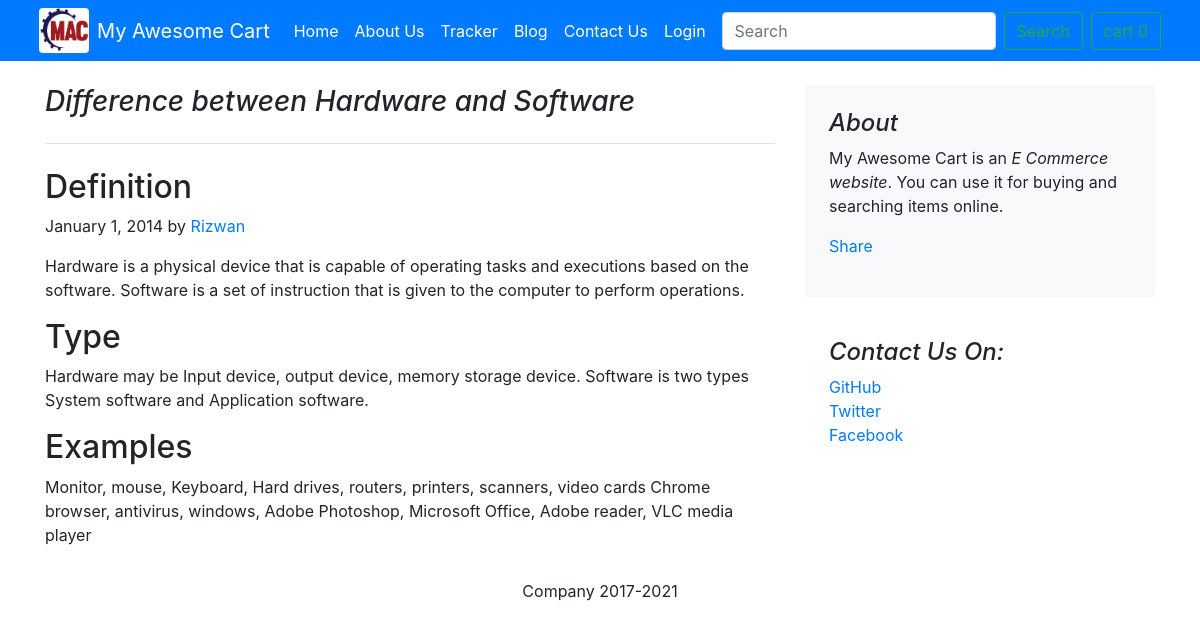
The app's page /blog/blogpost1 with its own data.
### blog/models.py (models this page shows)
class Blogpost(models.Model):
    post_id = models.AutoField(primary_key= True)
    tilte = models.CharField(max_length=50)
    head0 = models.CharField(max_length=500, default="")
    chead0 = models.CharField(max_length=5000, default="")
    head1 = models.CharField(max_length=500, default="")
    chead1 = models.CharField(max_length=5000, default="")
    head2 = models.CharField(max_length=500, default="")
    chead2 = models.CharField(max_length=5000, default="")
    pub_date = models.DateField()
    thumbnail = models.ImageField(upload_to='shop/images', default="")
    def __str__(self):
        return self.tilte

### blog/views.py (the view)
# urls.py: path('blogpost<int:myid>', views.blogpost, name='blog_post'),
def blogpost(request, myid):
    post = Blogpost.objects.filter(post_id = myid)[0]
    print(post)
    return render(request, 'blog/post.html',{'post':post})

### blog/templates/blog/post.html (shortened to what this page needs)
{%extends 'blog/basic.html'%}
{%block body%}
<div class="container">
    <div class="row mt-4">
        <div class="col-md-8 blog-main">
            <h3 class="pb-4 mb-4 font-italic border-bottom">
                {{post.tilte}}
            </h3>
            <div class="blog-post">
                <h2 class="blog-post-title">{{post.head0}}</h2>
                <p class="blog-post-meta">January 1, 2014 by <a href="#">Rizwan</a></p>
                <p>{{post.chead0}}</p>
                <h2>{{post.head1}}</h2>
                <p> {{post.chead1}}</p>
                <h2>{{post.head2}}</h2>
                <p>{{post.chead2}} </p>
            </div>
        </div>
        <aside class="col-md-4 blog-sidebar">
            <div class="p-4 mb-3 bg-light rounded">
                <h4 class="font-italic">About</h4>
                <p class="mb-0">My Awesome Cart is an <em>E Commerce website</em>. You can use it for buying and searching items online. </p>
                <div class="my-3 fb-share-button" data-href="http://127.0.0.1:8000/blog/blogpost/'{{post.post_id}}'" data-layout="button_count" data-size="large"><a target="_blank" href="https://www.facebook.com/sharer/sharer.php?u=http%3A%2F%2F127.0.0.1%3A8000%2Fblog%2Fblogpost%2F4&src=sdkpreparse" class="fb-xfbml-parse-ignore">Share</a></div>
            </div>
            <div class="p-4">
                <h4 class="font-italic">Contact Us On: </h4>
                <ol class="list-unstyled">
                    <li><a href="https://github.com/rizwangcsit">GitHub</a></li>
                    <li><a href="#">Twitter</a></li>
                    <li><a href="#">Facebook</a></li>
                    <li> <div class="fb-like my-3" data-href="http://127.0.0.1:8000/blog/blogpost/'{{post.post_id}}'" data-layout="standard" data-action="like" data-size="large" data-show-faces="true" data-share="true"></div><br></li>
                </ol>
            </div>
        </aside>
    </div>
</div>
{%endblock%}

### records on screen
Blogpost: tilte "Difference between Hardware and Software", head0 "Definition", chead0 "Hardware is a physical device that is capable of operating tasks and executions based on the software. Software is a set of instruction that is given to the computer to perform operations.", head1 "Type", chead1 "Hardware may be Input device, output device, memory storage device. Software is two types System software and Application software.", head2 "Examples", chead2 "Monitor, mouse, Keyboard, Hard drives, routers, printers, scanners, video cards Chrome browser, antivirus, windows, Adobe Photoshop, Microsoft Office, Adobe reader, VLC media player"
